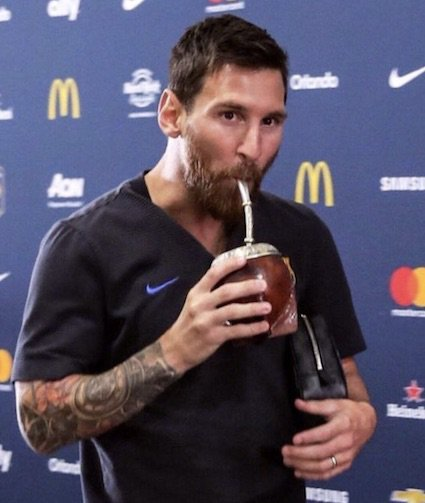
#> input picture 1.jpg, 425 x 503 px
$ jupyter execute 'PIL Contact Sheet.ipynb'
#> lines starting #> are read from the running program, lines starting #| are printed output that depends on the picture
[cell 1]
import PIL
from PIL import Image
from PIL import ImageEnhance
from PIL import ImageFont, ImageDraw
image=Image.open("1.jpg")
#> image is the input picture: PIL image 425x503 RGB; mean R, G, B 85.5, 78.2, 97.1
image=image.convert('RGB')
images=[]
lables=[]
for i in range(3):
    for j in (0.1,0.5,0.9):
        source = image.split()
        mid = source[i].point(lambda x:x*j)
        source[i].paste(mid)
        im = Image.merge(image.mode, source)
        lables.append('channel {} intensity {}'.format(i,j))
        images.append(im)
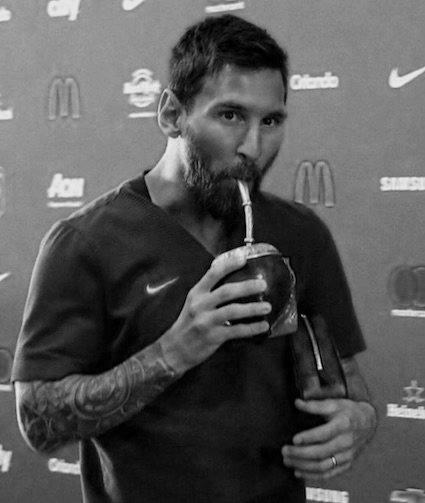
#> mid: PIL image 425x503 L; min 0, max 230, mean 87.4
#> after the loop, images = 9 items; lables = ['channel 0 intensity 0.1', 'channel 0 intensity 0.5', 'channel 0 intensity 0.9', 'channel 1 intensity 0.1', 'channel 1 intensity 0.5', 'channel 1 intensity 0.9', 'channel 2 intensity 0.1', 'channel 2 intensity 0.5', 'channel 2 intensity 0.9']
#font = ImageFont.truetype("sjis",75)
first_image=images[0]
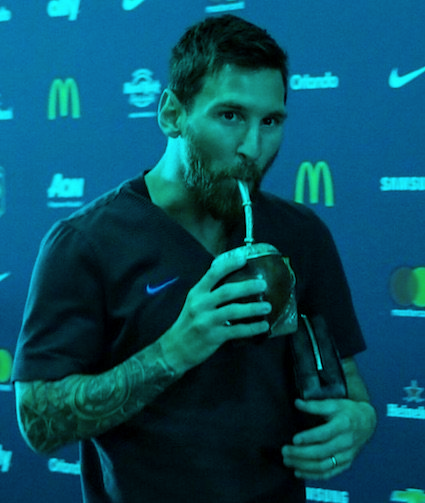
#> first_image: PIL image 425x503 RGB; mean R, G, B 8.5, 78.2, 97.1
contact_sheet=PIL.Image.new(first_image.mode, (first_image.width*3,first_image.height*3+3*85))
#> contact_sheet: PIL image 1275x1764 RGB; every value is 0
x=0
y=0
draw = ImageDraw.Draw(contact_sheet)
for i,img in enumerate(images):
    contact_sheet.paste(img, (x, y) )
    draw.text((x,y+first_image.height+5), lables[i])

    if x+first_image.width == contact_sheet.width:
        x=0
        y=y+first_image.height+85
    else:
        x=x+first_image.width
#> this loop made 9 passes
#> (x, y) on passes 3, 6, 9: (0, 588), (0, 1176), (0, 1764)
#> x on passes 1, 2, 4, 5, 7, 8: 425, 850, 425, 850, 425, 850
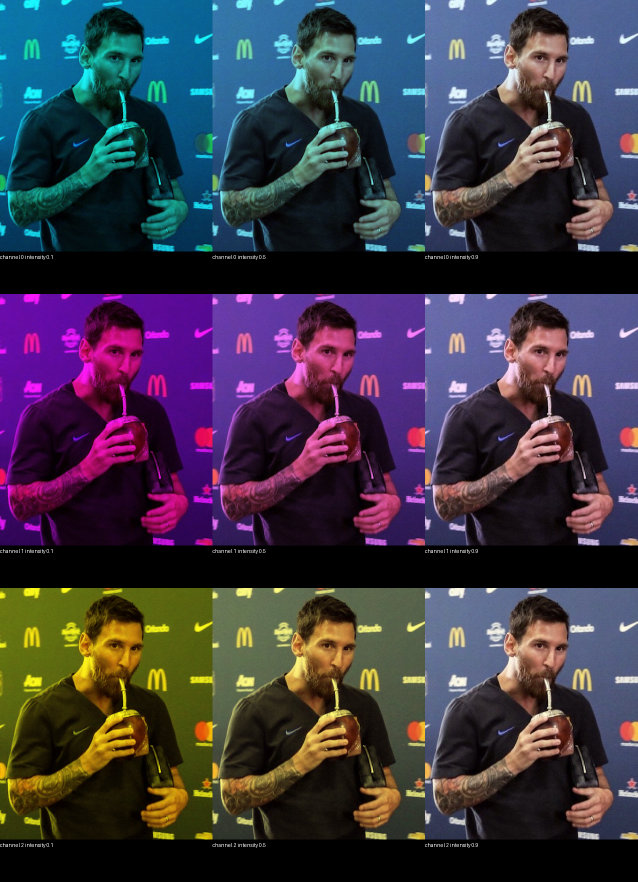
#> contact_sheet: PIL image 1275x1764 RGB (shown at 1/2 size); mean R, G, B 61.1, 56, 69.5
#> after the loop, x = 0; y = 1764

contact_sheet = contact_sheet.resize((int(contact_sheet.width/2),int(contact_sheet.height/2) ))
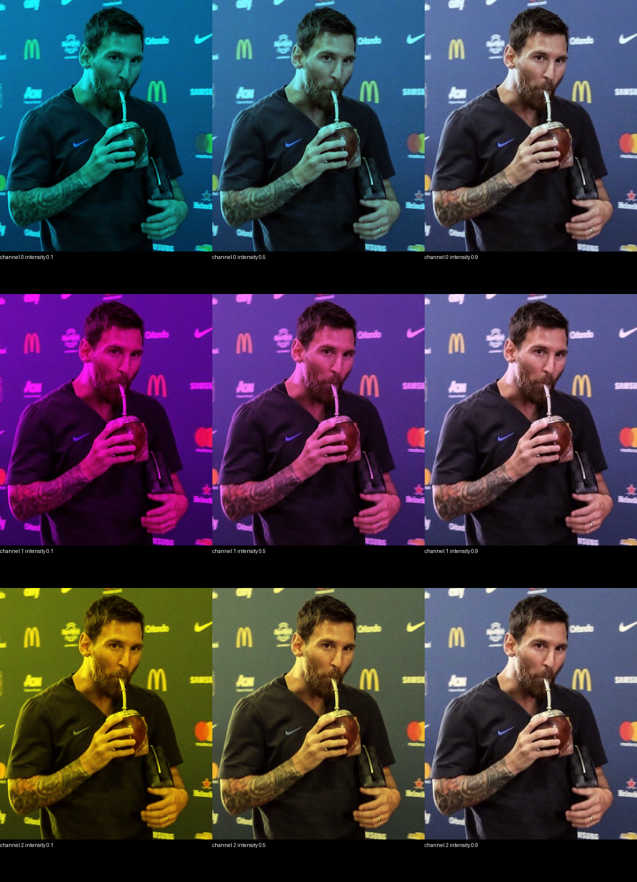
#> contact_sheet: PIL image 637x882 RGB; mean R, G, B 61.2, 56, 69.5
display(contact_sheet)

[cell 2]
import PIL
from PIL import Image
from PIL import ImageEnhance


image=Image.open("1.jpg")
image=image.convert('RGB')


enhancer=ImageEnhance.Brightness(image)
images=[]
for i in range(1, 10):
    images.append(enhancer.enhance(i/10))


first_image=images[0]
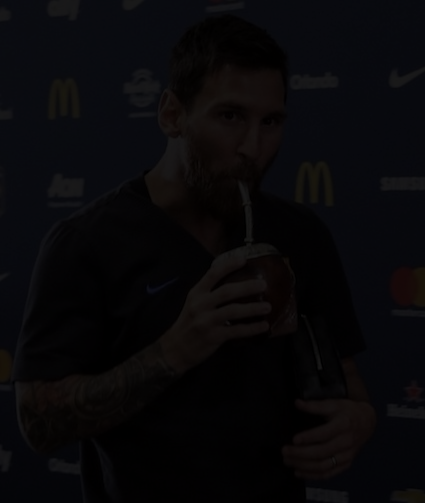
#> first_image: PIL image 425x503 RGB; mean R, G, B 8.1, 7.4, 9.3
contact_sheet=PIL.Image.new(first_image.mode, (first_image.width*3,first_image.height*3))
#> contact_sheet: PIL image 1275x1509 RGB; every value is 0
x=0
y=0

for img in images:

    contact_sheet.paste(img, (x, y) )

    if x+first_image.width == contact_sheet.width:
        x=0
        y=y+first_image.height
    else:
        x=x+first_image.width
#> this loop made 9 passes
#> (x, y) on passes 3, 6, 9: (0, 503), (0, 1006), (0, 1509)
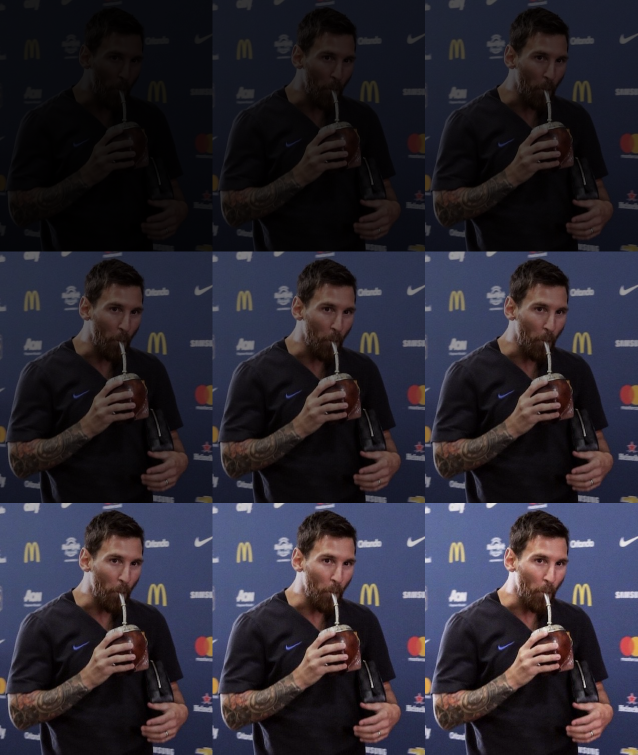
#> contact_sheet: PIL image 1275x1509 RGB (shown at 1/2 size); mean R, G, B 42.3, 38.7, 48.2
#> after the loop, x = 0; y = 1509


contact_sheet = contact_sheet.resize((int(contact_sheet.width/2),int(contact_sheet.height/2) ))
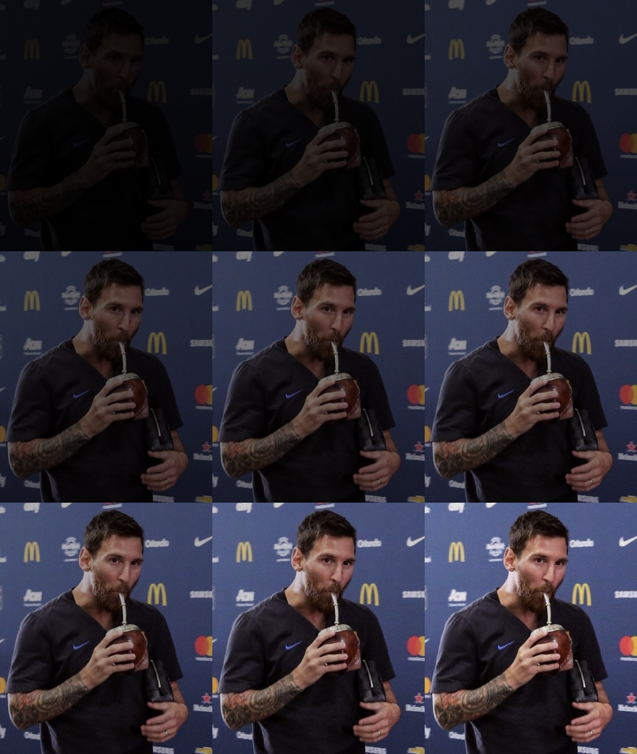
#> contact_sheet: PIL image 637x754 RGB; mean R, G, B 42.3, 38.7, 48.2
display(contact_sheet)
